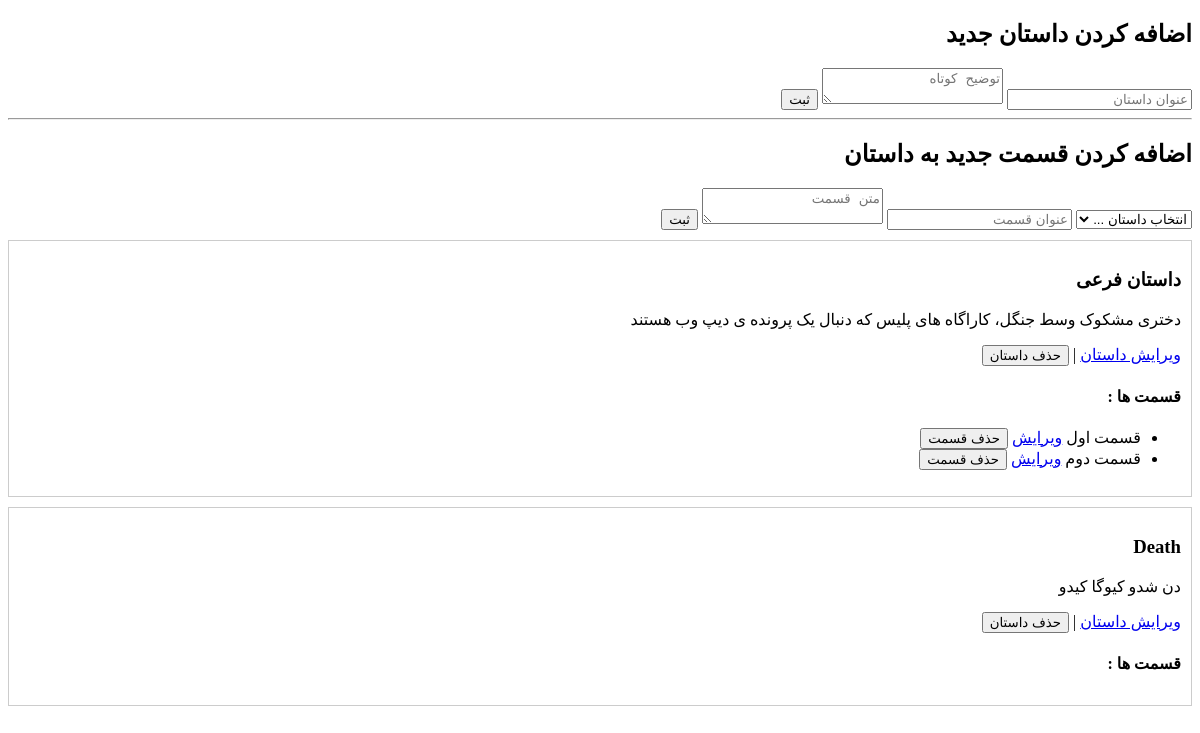
The app's page /admin/dashboard with its own data.
### models/story.py (models this page shows)
class Story(db.Model):
    __tablename__ = "stories"
    id = Column(Integer , primary_key=True)
    title = Column(String(255),nullable=False)
    desc = Column(Text , nullable=True)
    slug = Column(String(255), unique=True , nullable=False)
    parts = db.relationship("StoryPart" , backref = "story" , cascade ="all,delete-orphan")

class StoryPart(db.Model) :
    __tablename__ = "story_parts"
    id = Column(Integer , primary_key=True)
    title = Column(String(255),nullable=False)
    content = Column(Text , nullable=False)
    story_id = Column(Integer , ForeignKey("stories.id") , nullable=False)

### blueprints/admin.py (the view)
@app.route("/dashboard")
def dashboard():
    stories = Story.query.all()
    return render_template("admin/dashboard.html" , stories = stories)

### templates/admin/dashboard.html (shortened to what this page needs)
{% extends 'base.html' %}
{% block body %}
<h2>اضافه کردن داستان جدید</h2>
    <form method="post" action="{{ url_for('admin.new_story') }}">
        <input type="text" name="title" placeholder="عنوان داستان">
        <textarea name="desc" placeholder="توضیح کوتاه" ></textarea>
        <button type="submit">ثبت</button>
    </form>
    <hr>
    <h2>اضافه کردن قسمت جدید به داستان</h2>
    <form method="post" >
        <select name="story_id" id="story-select" required>
            <option value="">انتخاب داستان ...</option>
        </select>
        <input type="text" name="title" placeholder="عنوان قسمت">
        <textarea name="content" placeholder="متن قسمت" ></textarea>
        <button type="submit" id="add-part-btn">ثبت</button>
    </form>
    {% for story in stories %}
    <div style="border: 1px solid #ccc; padding: 10px; margin: 10px 0;">
        <h3>{{ story.title }}</h3>
        <p>{{ story.desc }}</p>
        <a href="{{ url_for('admin.edit_story' , story_id = story.id) }}">ویرایش داستان</a> |
        <form method="post" action="{{ url_for('admin.delete_story' , story_id = story.id) }}" style="display: inline;">
            <button type="submit" onclick="return confirm('از حذف داستان مطمئنی؟')">حذف داستان</button>
        </form>
        <h4>قسمت ها :</h4>
        <ul>
            {% for part in story.parts %}
            <li>
                {{ part.title }}
                <a href="{{ url_for('admin.edit_part' , part_id = part.id) }}">ویرایش</a>
                <form method="post" action="{{ url_for('admin.delete_part' , part_id = part.id) }}" style="display: inline;">
                    <button type="submit" onclick="return confirm('قسمت حذف بشه؟')">حذف قسمت</button>
                </form>
            </li>
            {% endfor %}
        </ul>
    </div>
    {% endfor %}
{% endblock %}

### records on screen
Story: title "داستان فرعی", desc "دختری مشکوک وسط جنگل، کاراگاه های پلیس که دنبال یک پرونده ی دیپ وب هستند"
StoryPart: title "قسمت اول"
StoryPart: title "قسمت دوم"
Story: title "Death", desc "دن شدو کیوگا کیدو"
